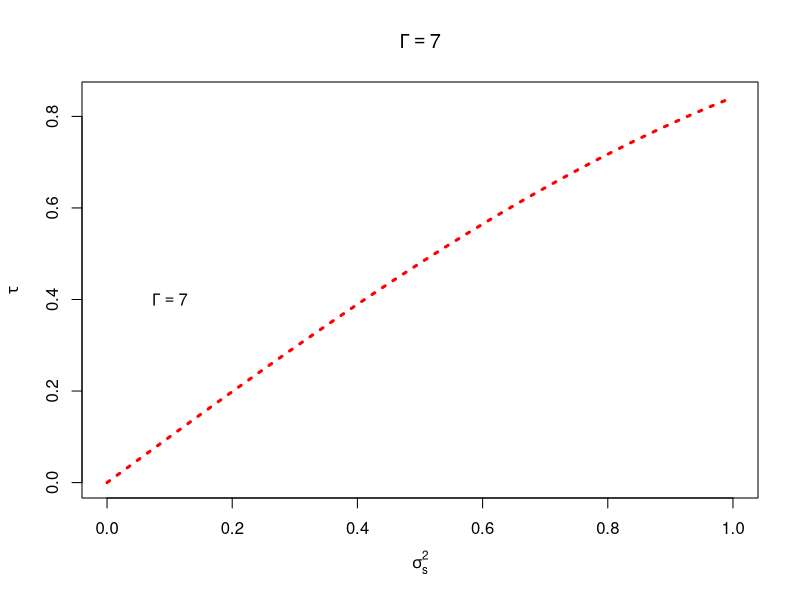
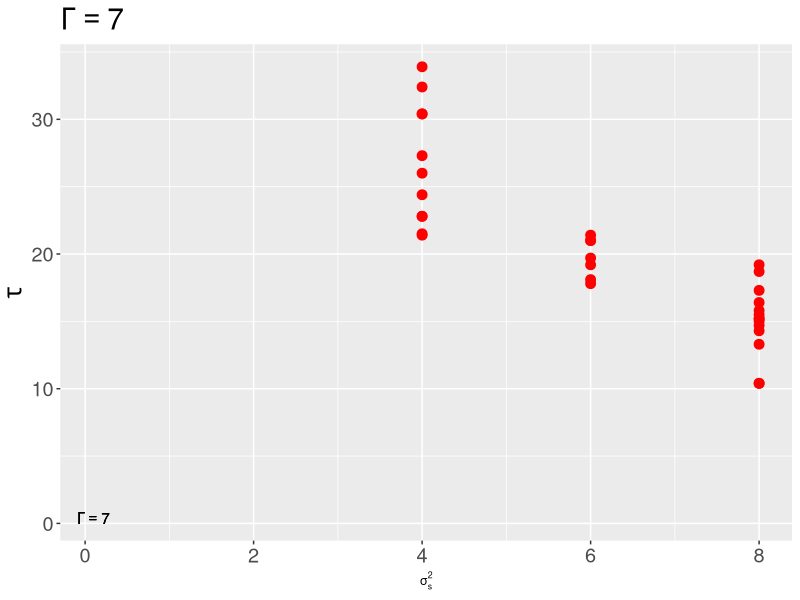
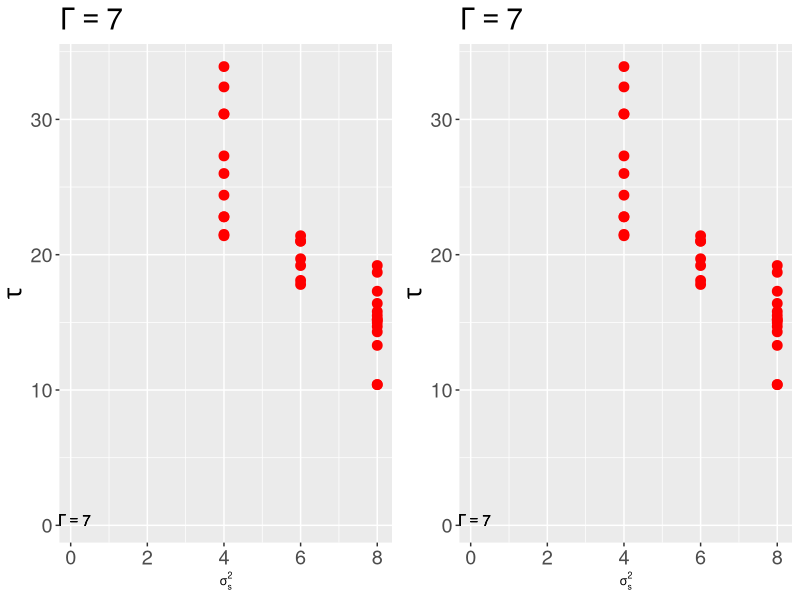
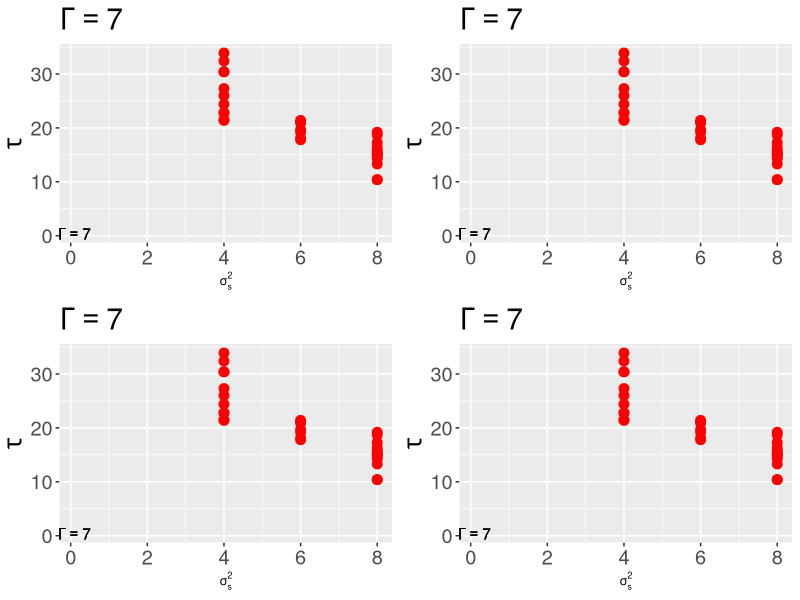

These charts were generated, in order, by the following R code:
## ---- chunk 1
knitr::opts_chunk$set(echo = TRUE)
## ---- chunk 2
rm(list=ls())

y <- 7

plot(sin, xlab = expression(sigma[s]^2), ylab = expression(tau), col = "red", lty="dotted", lwd=3, main = bquote(Gamma == .(y)))

text(0.1, 0.4, bquote(Gamma == .(y)))

# DIDN'T WORK TO MAKE ONLY THE X-AXIS SMALLER
#axis(1, "cex.lab" = 0.5) 
#cex.names=0.5
#par(c("cex.lab" = 0.5))
## ---- chunk 3
pdf(width=10, height=10, pointsize=18)
plot(sin, xlab = expression(sigma[s]^2), ylab = expression(tau), col = "red", lty="dotted", lwd=3, main = bquote(Gamma == .(y)))
text(0.1, 0.4, bquote(Gamma == .(y)))
dev.off()
## ---- chunk 4
tiff(width=10, height=10, units="in", res = 300, pointsize=18)
plot(sin, xlab = expression(sigma[s]^2), ylab = expression(tau), col = "red", lty="dotted", lwd=3, main = bquote(Gamma == .(y)))
text(0.1, 0.4, bquote(Gamma == .(y)))
dev.off()
## ---- chunk 5
png(width=10, height=10, units="in", res = 72, pointsize=18)
plot(sin, xlab = expression(sigma[s]^2), ylab = expression(tau), col = "red", lty="dotted", lwd=3, main = bquote(Gamma == .(y)))
text(0.1, 0.4, bquote(Gamma == .(y)))
dev.off()
## ---- chunk 6
png(width=10, height=10, units="in", res = 300, pointsize=18)
plot(sin, xlab = expression(sigma[s]^2), ylab = expression(tau), col = "red", lty="dotted", lwd=3, main = bquote(Gamma == .(y)))
text(0.1, 0.4, bquote(Gamma == .(y)))
dev.off()
## ---- chunk 7
library(ggplot2)

y = 7

data(mtcars)
p <- ggplot(mtcars, aes(x=cyl, y = mpg)) + geom_point() + ylab(expression(tau)) + xlab(expression(sigma[s]^2)) + geom_point(color="red", size=3) + ggtitle(bquote(Gamma == .(y))) + theme(text = element_text(size = 18)) + theme(axis.title.x = element_text(size = 9)) + annotate("text", x=0.1, y=0.4, label= bquote(Gamma == .(y)))

p
## ---- chunk 8
library(ggpubr)
ggarrange(p, p,
          ncol = 2, nrow = 1)
## ---- chunk 9
ggarrange(p, p, p, p,
          ncol = 2, nrow = 2)
## ---- chunk 10
ggsave(filename = "plot.pdf", plot = p, device = "pdf", width = 10, height = 10, units = "in", dpi = 300)
## ---- chunk 11
ggsave(filename = "plot.tiff", plot = p + theme(text = element_text(size = 18)) + theme(axis.title.x = element_text(size = 9)), device = "pdf", width = 10, height = 10, units = "in", dpi = 300)
## ---- chunk 12
ggsave(filename = "plot.png", plot = p, device = "png", width = 10, height = 10, units = "in", dpi = 72)
## ---- chunk 13
ggsave(filename = "plot.png", plot = p, device = "png", width = 10, height = 10, units = "in", dpi = 300)
